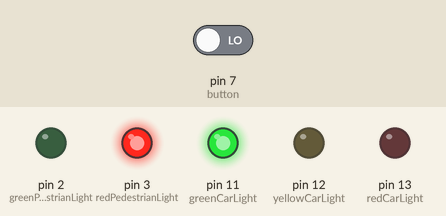
The sketch below on a simulated Arduino Uno, built with avr-gcc and run on an emulated ATmega328P. Parts: output pins drawn as LEDs (lit = HIGH). The inputs (shaded band) are chosen by the test bench; at power-on: pin 7 (button) LOW. What the sketch prints to the serial monitor is not drawn.

Above: at 4.2 s.
4.3 s: pin 7 (button) driven LOW
5.8 s: pin 7 (button) driven HIGH
At 6.8 s:
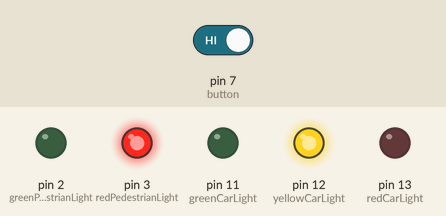
At 8.3 s:
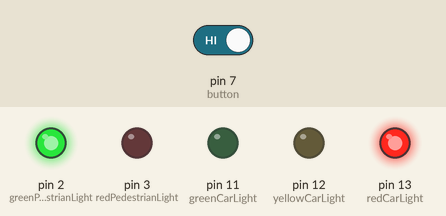
Timing chart, 0 to 14.3 s (numbered marks = the images above; inputs shaded):
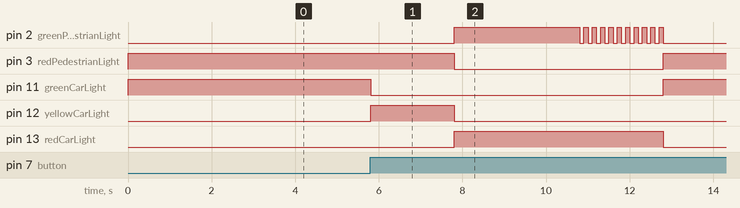

The sketch:

Traffic_Lights.ino
```cpp
/*
Lights for the Cars
*/
int redCarLight = 13;
int yellowCarLight = 12;
int greenCarLight = 11;

/*
Lights for the Pedestrians
*/
int redPedestrianLight = 3;
int greenPedestrianLight = 2;

int button = 7;
int crossTime = 3000;
unsigned long changeTime;

void setup() {
    //initialize the timer
    changeTime = millis();
    //initialize the pins
    pinMode(redCarLight, OUTPUT);
    pinMode(yellowCarLight, OUTPUT);
    pinMode(greenCarLight, OUTPUT);
    pinMode(redPedestrianLight, OUTPUT);
    pinMode(greenPedestrianLight, OUTPUT);
    pinMode(button, INPUT);
    //turning on the green light
    digitalWrite(greenCarLight, HIGH);
    digitalWrite(redPedestrianLight, HIGH);
    digitalWrite(redCarLight, LOW);
    digitalWrite(yellowCarLight, LOW);
    digitalWrite(greenPedestrianLight, LOW);
    Serial.begin(9600);
}

void loop() {
    //check the state of the button, whether pressed or not
    int state = digitalRead(button);
    Serial.println(state);
    //if the button is pressed and if 5 seconds have passed since the last button press
    if (state == HIGH && (millis() - changeTime) > 5000) {
        //call function to change the lights
        changeLights();
    }
}

void changeLights() {
    digitalWrite(greenCarLight,LOW);
    digitalWrite(yellowCarLight, HIGH);
    delay(2000);

    digitalWrite(yellowCarLight, LOW);
    digitalWrite(redCarLight, HIGH);

    digitalWrite(redPedestrianLight, LOW);
    digitalWrite(greenPedestrianLight, HIGH);
    delay(crossTime);

    //flashing the green pedestrian LED
    for (int i = 0; i < 10; i++) {
        digitalWrite(greenPedestrianLight, LOW);
        delay(100);
        digitalWrite(greenPedestrianLight, HIGH);
        delay(100);
    }

    digitalWrite(greenPedestrianLight, LOW);
    digitalWrite(redCarLight, LOW);
    digitalWrite(redPedestrianLight, HIGH);
    digitalWrite(greenCarLight, HIGH);

    changeTime = millis();
}
```

Measured:
- after the input at 5.8 s, pin 2 (greenPedestrianLight): LOW → HIGH after 2.0 s, then repeats every 0.20 s: LOW 0.10 s, HIGH 0.10 s, until it stays LOW from 12.8 s; pin 3 (redPedestrianLight): HIGH → LOW after 2.0 s, → HIGH 5.0 s later
